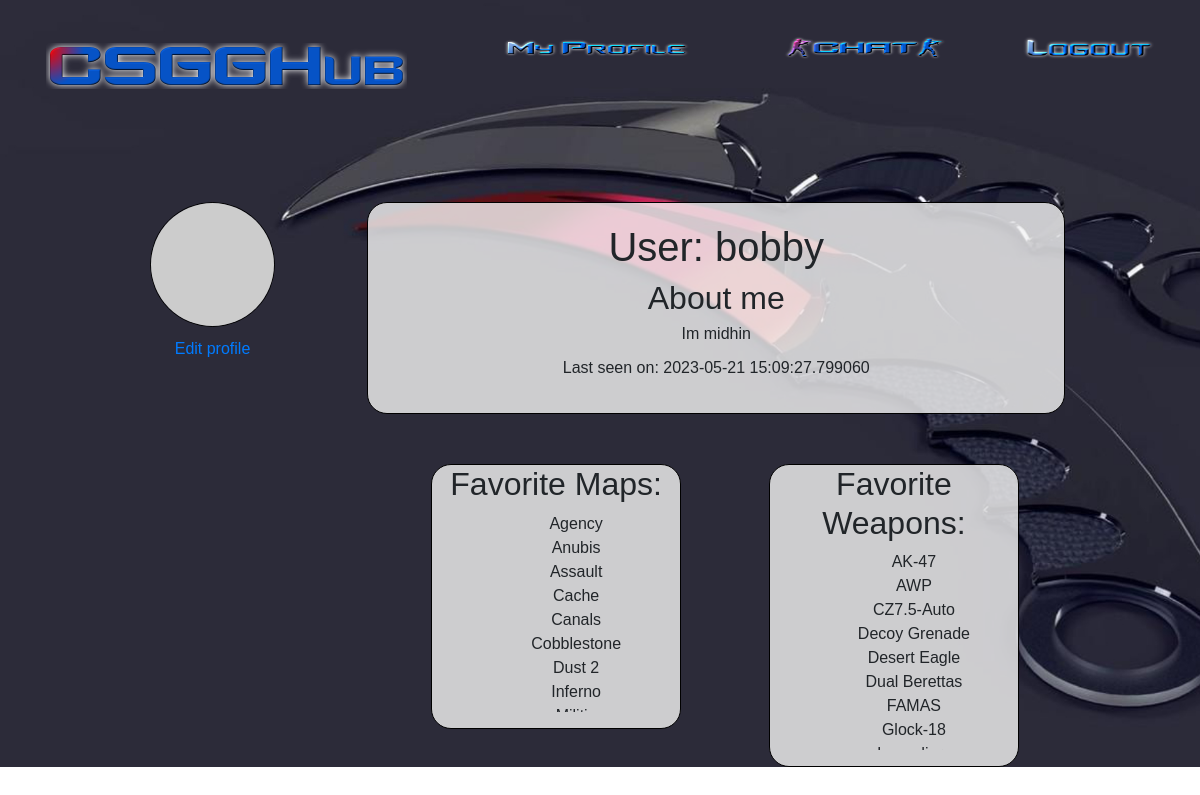
The page /profile/bobby (signed in) on the database as committed earlier.
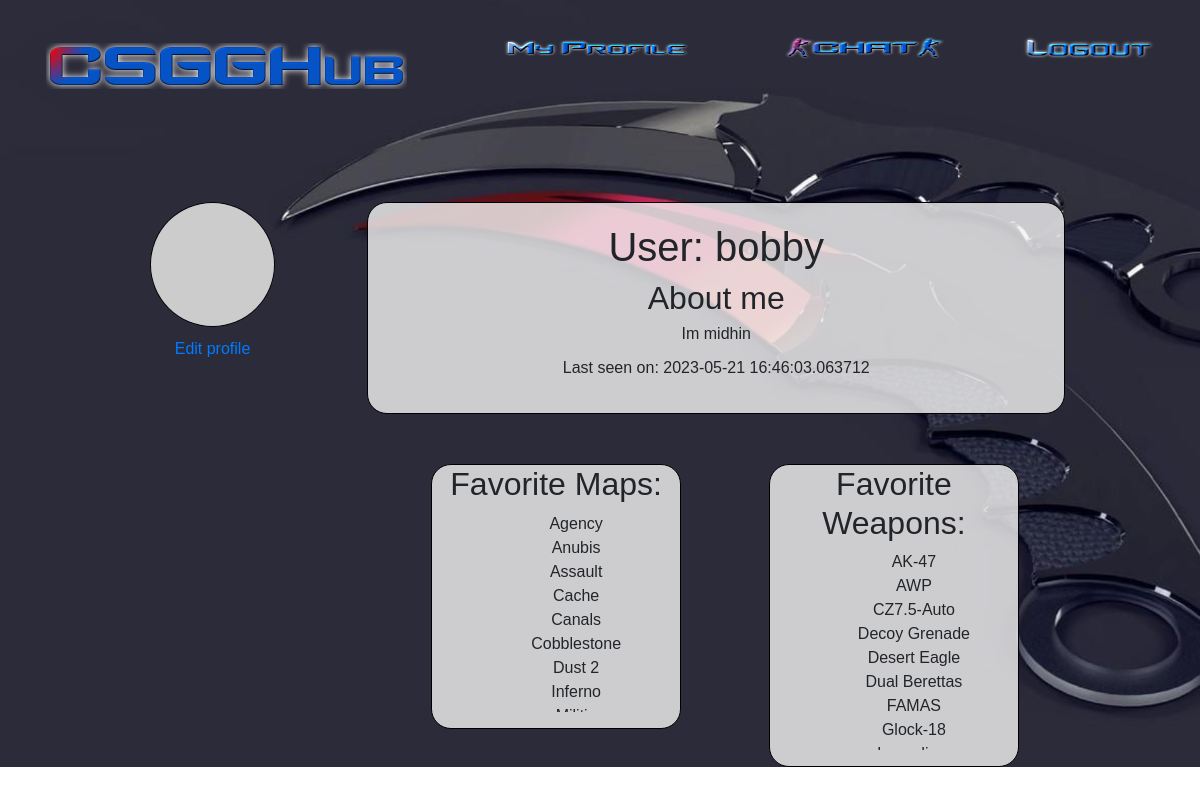
The same page on the database as committed later.
### app/models.py (models this page shows, shortened)
class User(UserMixin, db.Model):
    id = db.Column(db.Integer, primary_key=True)
    username = db.Column(db.String(64), index=True, unique=True)
    email = db.Column(db.String(120), index=True, unique=True)
    password_hash = db.Column(db.String(128))
    rank_id = db.Column(db.Integer, db.ForeignKey('rank.id'))
    private = db.Column(db.Boolean, default=False)
    chat = db.relationship('Chat', backref='author', lazy='dynamic')
    fav_weapons = db.relationship('FavWeapon', backref='user', lazy='dynamic')
    fav_maps = db.relationship('FavMap', backref='user', lazy='dynamic')
    about_me = db.Column(db.String(300))
    last_seen = db.Column(db.DateTime, default=datetime.utcnow)
    def avatar(self, size):
        digest = md5(self.email.lower().encode('utf-8')).hexdigest()
        return 'https://www.gravatar.com/avatar/{}?d=identicon&s={}'.format(
            digest, size)

class FavMap(db.Model):
    id = db.Column(db.Integer, primary_key=True)
    user_id = db.Column(db.Integer, db.ForeignKey('user.id'))
    map_id = db.Column(db.Integer, db.ForeignKey('map.id'))

class Map(db.Model):
    id = db.Column(db.Integer, primary_key=True)
    map_name = db.Column(db.String(64), unique=True)
    map_about = db.Column(db.String(500))
    users = db.relationship('FavMap', backref='map', lazy='dynamic')

class FavWeapon(db.Model):
    id = db.Column(db.Integer, primary_key=True)
    user_id = db.Column(db.Integer, db.ForeignKey('user.id'))
    weapon_id = db.Column(db.Integer, db.ForeignKey('weapon.id'))

class Weapon(db.Model):
    id = db.Column(db.Integer, primary_key=True)
    weapon_name = db.Column(db.String(64), unique=True)
    category = db.Column(db.String(64))
    description = db.Column(db.String(500))
    users = db.relationship('FavWeapon', backref='weapon', lazy='dynamic')

### app/routes.py (the view)
@app.route('/profile/<username>')
@login_required
def profile(username):
    user=User.query.filter_by(username=current_user.username).first_or_404()
    if (current_user.username !=username):
        anotherUser=User.query.filter_by(username=username).first_or_404()
        if anotherUser.private:
            flash(f"User '{username}' has set their profile to private. You have been redirected to your profile")
        else:
            return render_template("profile.html", title='My Profile', user=anotherUser)
    return render_template("profile.html", title='My Profile', user=user)

### app/models.py (called while the page is built)
@login.user_loader
def load_user(id):
    return User.query.get(int(id))

### app/routes.py (called while the page is built)
@app.before_request
def before_request():
    if current_user.is_authenticated:
        current_user.last_seen = datetime.utcnow()
        db.session.commit()

### app/templates/profile.html (shortened to what this page needs)
{% extends "base.html" %}
{% block content %}
<div class="profileBox col-11">
    <div class="row">
        <div class="col-2">
            <img class= "profileImage" src="{{ user.avatar(128) }}" alt="profileImage">
            {% if current_user == user %}
    <p style="text-align: center;"><a href="{{ url_for('edit_profile') }}" class="edit-button">Edit profile</a></p>
{% endif %}
        </div>
        <div class="profileInfo offset-1 col-9">
            <h1>User:  {{user.username }}</h1>
            <h2>About me</h2>
            {% if user.about_me %}
                <p>{{ user.about_me }}</p>
            {% endif %}
            {% if user.last_seen %}
                <p>Last seen on: {{ user.last_seen }}</p>
            {% endif %}
        </div>
    </div>
</div>
<div class="playerFavs col-10">
    <div class="gunsAndMaps offset-3 col-3">
        <h2>Favorite Maps:</h2>
        <div class="test">
            {% if user.fav_maps %}
                <ul>
                    {% for fav_map in user.fav_maps %}
                        <li>{{ fav_map.map.map_name }}</li>
                    {% endfor %}
                </ul>
            {% endif %}
        </div>
    </div>
    <div class="gunsAndMaps offset-1 col-3">
        <h2>Favorite Weapons:</h2>
        <div class="test">
            {% if user.fav_weapons %}
                <ul>
                    {% for fav_weapon in user.fav_weapons %}
                        <li>{{ fav_weapon.weapon.weapon_name }}</li>
                    {% endfor %}
                </ul>
            {% endif %}
        </div>
    </div>
</div>
{% endblock %}

### app/templates/base.html (shortened to what this page needs)
<!DOCTYPE html>
<html lang="en">
<head>
    <link rel="stylesheet" href="https://cdn.jsdelivr.net/npm/bootstrap@4.3.1/dist/css/bootstrap.min.css">
    <link rel="stylesheet" href="../static/style.css">
</head>
<body>
    <div>
        <header>
            <nav class="navbar navbar-expand-sm  navigation ">
                {% if current_user.is_anonymous %}
                <a class="navbar-brand" href="{{ url_for('homePage') }}"><img class="logo" src="../static/LogoNav.png" alt="CSSGLogo"></a>
                {% else %}
                <a class="navbar-brand" href="{{ url_for('homePage') }}"><img class="logo" src="../static/Logo2Nav.png" alt="CSSGLogo"></a>
                {% endif %}
                <div class="collapse navbar-collapse pos" >
                    <ul class="navbar-nav">
                        {% if current_user.is_anonymous %}
                        <!-- <li >
                            <a class="col-6"  href="{{ url_for('homePage') }}"><img  src="../static/WelcomeNav.png" alt="Welcome"></span></a>
                        </li> -->
                        <li >
                            <a class="col-6 "  href="{{ url_for('login') }}"><img class="navicons" src="../static/LoginNav.png" alt="Login"></a>
                        </li>
                        <li>
                            <a class="col-6" href="{{ url_for('register') }}"><img class="navicons" src="../static/RegisterNav.png" alt="Register"></a>
                        </li>
                        {% else %}
                        <li>
                            <a class="col-6" href="{{ url_for('profile', username=current_user.username) }}"><img class="navicons" src="../static/ProfileNav.png" alt="My Profile"></a>
                        </li>
                        <li>
                            <a class="col-6" href="{{ url_for('chat') }}"><img class="navicons" src="../static/ChatNav.png" alt="Chat"></a>
                        </li>
                        <li>
                            <a class="col-6" href="{{ url_for('logout') }}"><img class="navicons" src="../static/LogoutNav.png" alt="Logout"></a>
                        </li>
                        {% endif %}
                    </ul>
                </div>
                </nav>
        </header>
    </div>
    {% block content%}
    {% endblock %}
</body>
</html>

### app/static/style.css (style rules this page uses)
.navigation { margin-top: 30px; margin-left: 30px; }
* { font-family: Arial, Helvetica, sans-serif; }
body { background-color: rgb(2, 0, 36); background-color: linear-gradient(90deg, rgba(2, 0, 36, 1) 0%, rgba(9, 9, 121, 1) 35%, rgba(0, 212, 255, 1) 100%); }
.logo { width: 50%; }
.navicons { width: 70%; height: 60%; }
.pos { position: absolute; top: 5px; right: 0; }
.profileBox { height: auto; margin: auto; padding: 0 100px; padding-top: 100px; }
.profileImage { border: solid 1px black; width: 100%; border-radius: 100%; margin-bottom: 10px; }
.profileInfo { border: solid 1px black; background-color: rgba(245, 245, 245,0.8); border-radius: 20px; padding: 20px; font: 1em arial,sans-serif; }
.profileBox>div { text-align: center; }
.playerFavs { margin: auto; padding: 0; text-align: center; }
.gunsAndMaps { background-color: rgba(245, 245, 245,0.8); border: solid 1px black; display: inline-block; vertical-align: top; border-radius: 20px; }
.test ul { max-height: 200px; overflow: auto; text-align: center; list-style: none; }

### app/templates/profile.html (style rules this page uses)
body { background: url('/static/ProfileBg.jpg'), radial-gradient(rgb(50, 22, 175) 0%, rgb(0, 0, 0) 100%); background-repeat: no-repeat; background-size:cover; }

Rows that differ between the two databases and show on the page:
changed User "bobby": last_seen "2023-05-21 15:09:27.799060" → "2023-05-21 16:46:03.063712"
